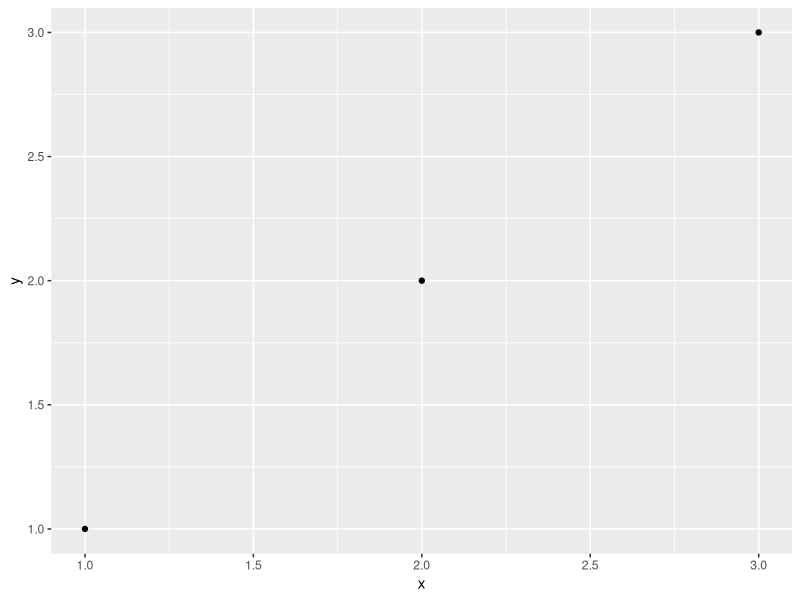
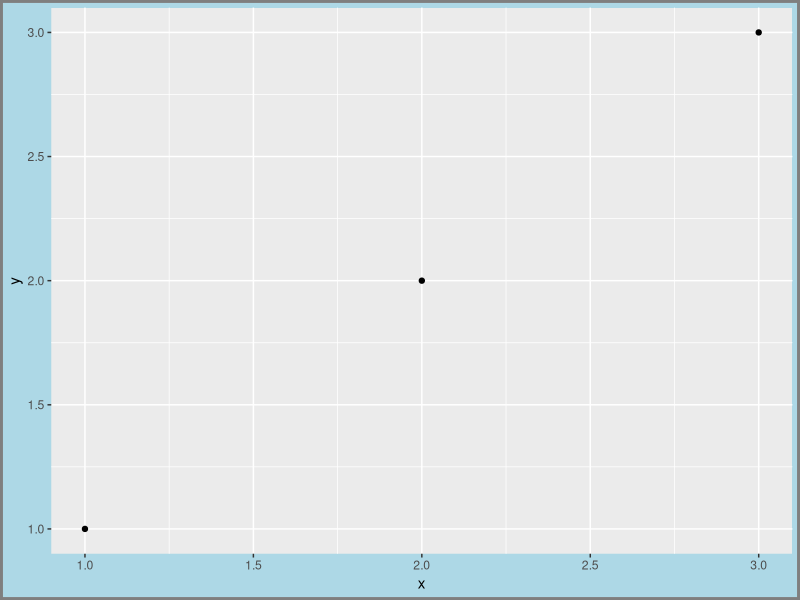

Here is the R script that generated these plots, in order:
library(ggplot2)
df <- data.frame(x = 1:3, y = 1:3)
base <- ggplot(df, aes(x, y)) + geom_point()
base
base+ theme(plot.background = element_rect(fill="orange", colour = "grey50", linewidth = 2))+
  theme(plot.background = element_rect(fill = "lightblue"))